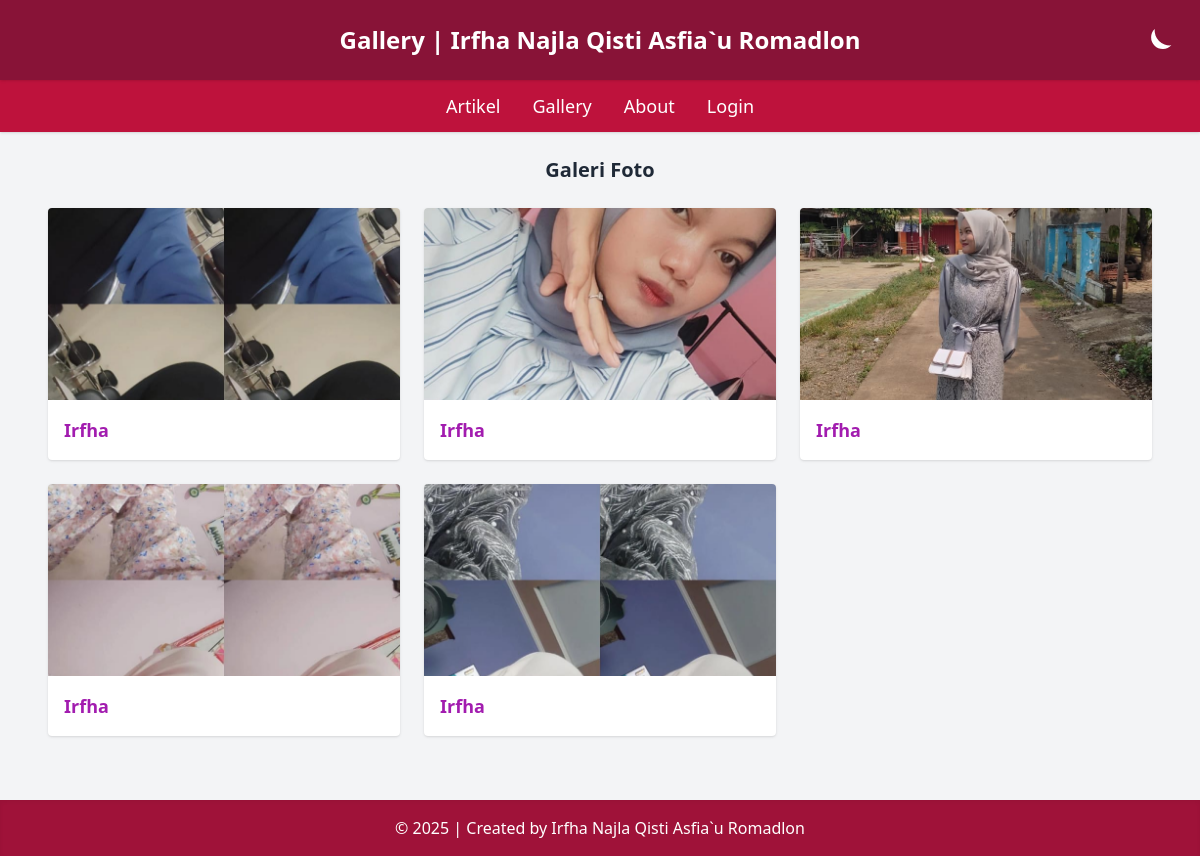
/gallery.php, run on an earlier commit of the app's database.
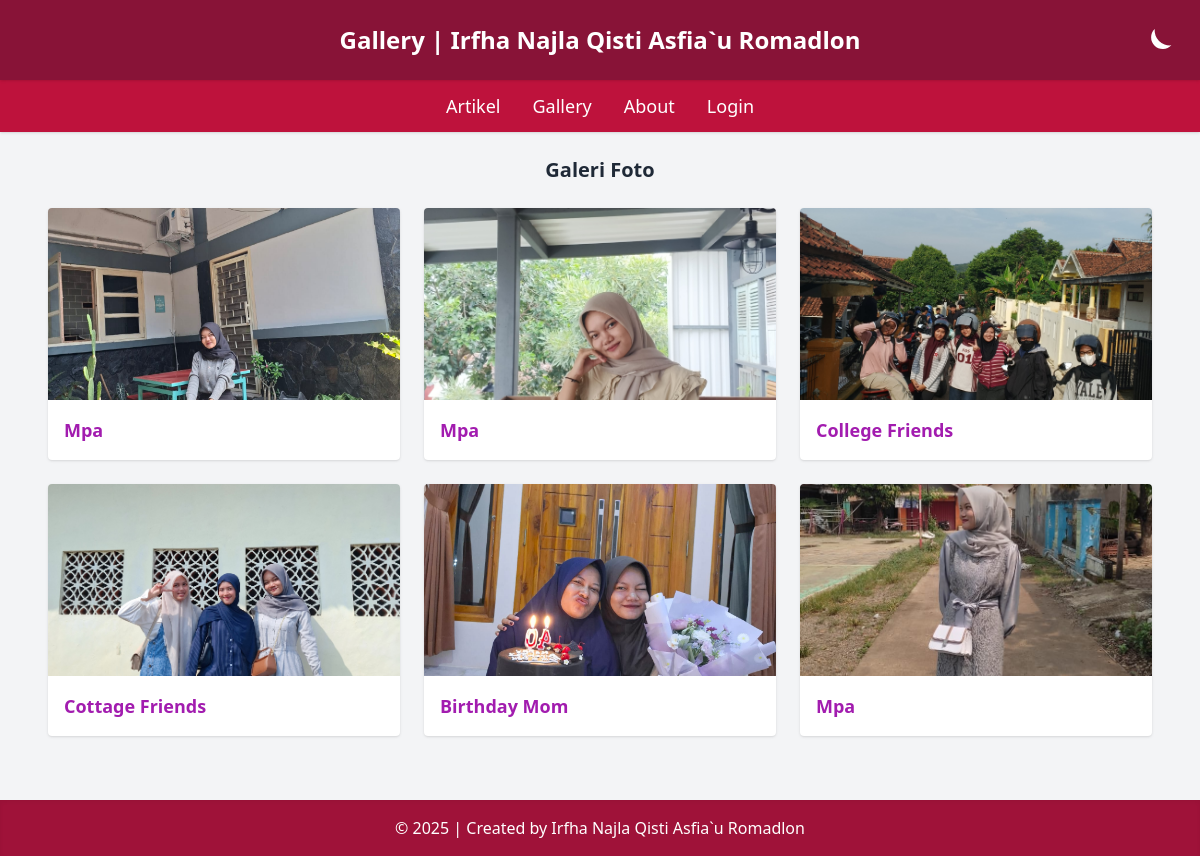
And on a later commit of the database.
### tables this page shows
CREATE TABLE `tbl_gallery` (
  `id_gallery` int(11) NOT NULL,
  `judul` varchar(100) NOT NULL,
  `foto` varchar(100) NOT NULL
);

### gallery.php (the view, shortened to what this page needs)
<?php include "koneksi.php"; ?>
<!DOCTYPE html>
<html lang="en" class="transition-colors duration-300">
<head>
    <script src="https://cdn.tailwindcss.com"></script>
</head>
<body class="bg-gray-100 dark:bg-gray-900 text-gray-800 dark:text-gray-100 font-sans transition-all duration-300">
    <header class="relative bg-rose-900 dark:bg-gray-800 text-white text-center p-6 text-2xl font-bold shadow">
        Gallery | Irfha Najla Qisti Asfia`u Romadlon
        <button onclick="toggleDarkMode()" class="absolute right-6 top-6 text-white hover:scale-110 transition"
            title="Toggle Theme">
            <svg id="icon-moon" xmlns="http://www.w3.org/2000/svg" class="w-10 h-10 fill-current" viewBox="0 0 24 24">
                <path d="M21 12.79A9 9 0 0111.21 3a7 7 0 1010 9.79z" />
            </svg>
        </button>
    </header>
    <nav class="bg-rose-700 dark:bg-gray-700 text-white py-3 shadow">
        <ul class="flex justify-center space-x-8 font-medium text-lg">
            <li><a href="index.php" class="hover:underline">Artikel</a></li>
            <li><a href="gallery.php" class="hover:underline">Gallery</a></li>
            <li><a href="about.php" class="hover:underline">About</a></li>
            <li><a href="admin/login.php" class="hover:underline">Login</a></li>
        </ul>
    </nav>
    <main class="max-w-6xl mx-auto p-6">
        <h2 class="text-xl font-bold mb-6 text-center">Galeri Foto</h2>
        <div class="grid grid-cols-1 sm:grid-cols-2 md:grid-cols-3 gap-6">
            <?php
            $sql = "SELECT * FROM tbl_gallery ORDER BY id_gallery DESC";
            $query = mysqli_query($db, $sql);
            while ($data = mysqli_fetch_array($query)) {
                echo "<div class='bg-white dark:bg-gray-800 rounded shadow overflow-hidden transform hover:scale-105 transition duration-300'>";
                echo "<img src='images/{$data['foto']}' class='w-full h-48 object-cover' alt='Gambar'>";
                echo "<div class='p-4'>";
                echo "<h3 class='text-lg font-semibold text-fuchsia-700 dark:text-blue-400'>" . htmlspecialchars($data['judul']) . "</h3>";
                echo "</div></div>";
            }
            ?>
        </div>
    </main>
    <footer class="bg-rose-800 dark:bg-gray-800 text-white text-center py-4 mt-10 shadow-inner">
        &copy; <?php echo date('Y'); ?> | Created by Irfha Najla Qisti Asfia`u Romadlon
    </footer>
</body>
</html>

What changed in the data, as far as the page shows it:
removed tbl_gallery: foto (picture), judul "Irfha"
removed tbl_gallery: foto (picture), judul "Irfha"
removed tbl_gallery: foto (picture), judul "Irfha"
removed tbl_gallery: foto (picture), judul "Irfha"
added tbl_gallery: foto (picture), judul "Mpa"
added tbl_gallery: foto (picture), judul "Mpa"
added tbl_gallery: foto (picture), judul "College Friends"
added tbl_gallery: foto (picture), judul "Cottage Friends"
added tbl_gallery: foto (picture), judul "Birthday Mom"
changed tbl_gallery (number 6 of 6 on the later page): judul "Irfha" → "Mpa"
